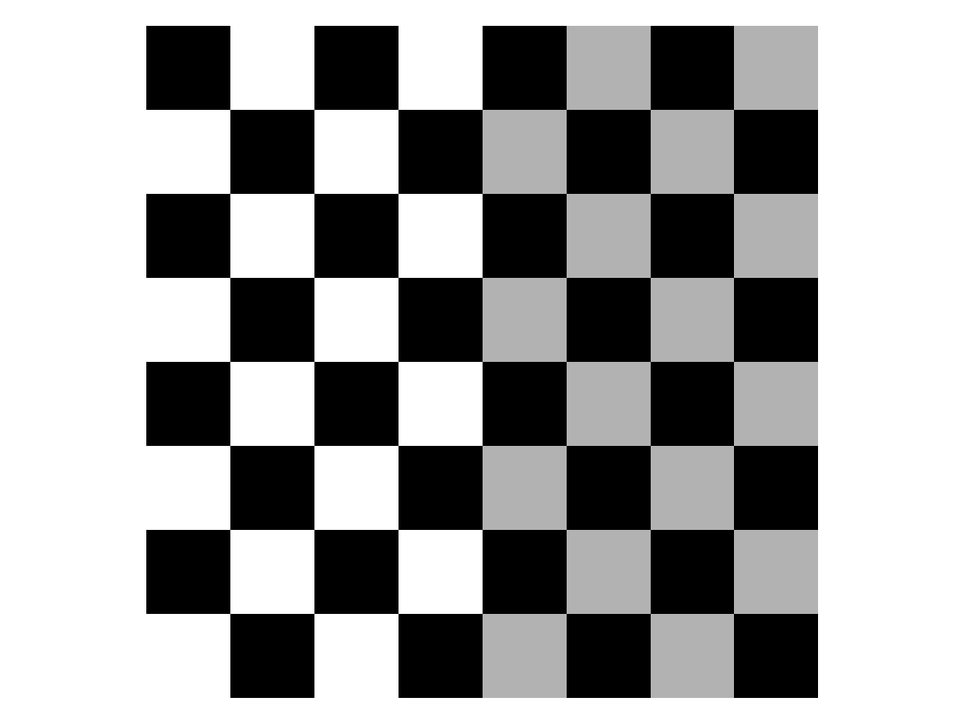
#> input picture Feature Detector/checkerboard_101.png, 970 x 727 px, shrunk from 1200 x 900 before the run
$ python harriscorner.py
#> lines starting #> are read from the running program, lines starting #| are printed output that depends on the picture; after the words box and inside, x2 and y2 are one past the last pixel; in counts of white or black regions, pixels touching at a corner belong together
import cv2
import matplotlib.pyplot as plt
import numpy as np

#HARRIS -> cv2.cornerHarris(img(grayscale & float32),size neighborhood,kernel sobel, konstanta harris(0.04,0.06)"semakin besar konstanta, semakin kecil yg kedetect")

#1. load image
img = cv2.imread('checkerboard_101.png')
#> img is the input picture: shape (727, 970, 3); min 0, max 255, mean 161.1

#2. convert to greyscale dan float 32
img_gray = cv2.cvtColor(img, cv2.COLOR_BGR2GRAY)

img_gray = np.float32(img_gray)

#3. call function
harris_result = cv2.cornerHarris(img_gray, 2, 5, 0.04)
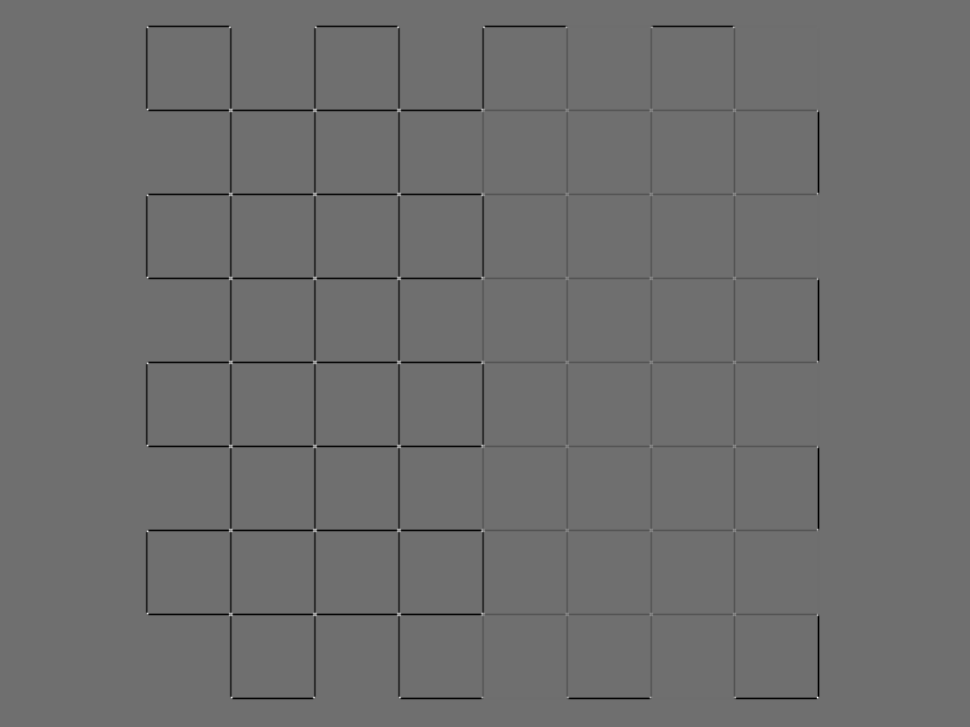
#> harris_result: shape (727, 970) float32; min -1.27e+10, max 1.64e+10, mean -169269456; drawn with min black and max white

without_subpix = img.copy()
without_subpix[harris_result > 0.01*harris_result.max()] = [0,0,255]
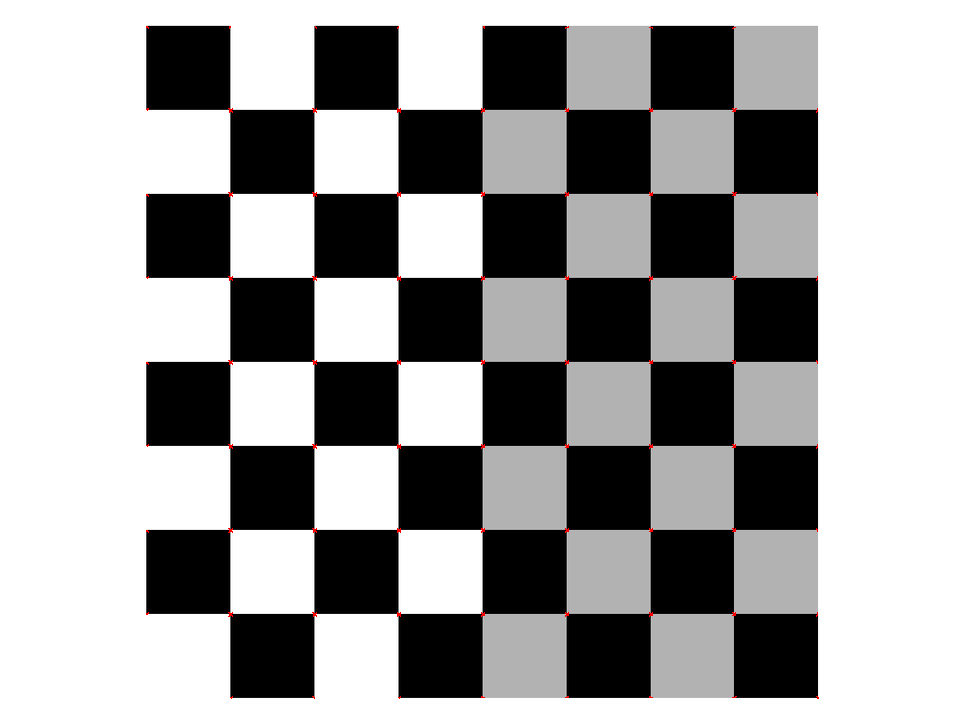
#> without_subpix: shape (727, 970, 3); 0.13% of pixels changed, all inside (x1, y1, x2, y2) = (146, 26, 819, 699)
without_subpix = cv2.cvtColor(without_subpix, cv2.COLOR_BGR2RGB)
plt.imshow(without_subpix)
plt.show()
